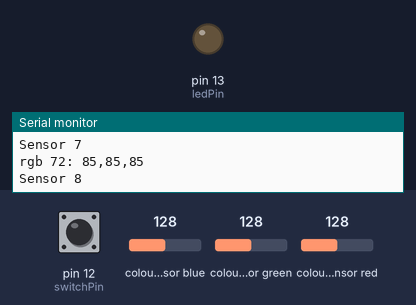
The sketch below on a simulated Arduino Uno, built with avr-gcc and run on an emulated ATmega328P. Parts: output pins drawn as LEDs (lit = HIGH), the last lines printed to the serial monitor. The inputs (shaded band) are chosen by the test bench; at power-on: pin 12 (switchPin) LOW, colour sensor blue 128, colour sensor green 128, colour sensor red 128. Pins used as bus, display or sensor lines are not drawn.

Above: at 1.2 s.
1.3 s: pin 12 (switchPin) pulled HIGH for 0.15 s
At 1.43 s:
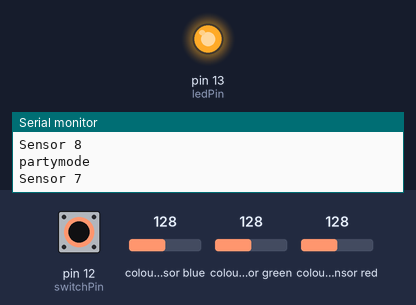
3.0 s: pin 12 (switchPin) pulled HIGH for 3.2 s
At 7.5 s:
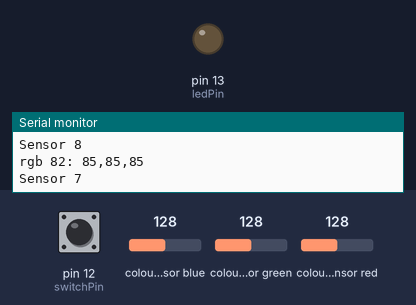
7.8 s: pin 12 (switchPin) pulsed HIGH 5 times (0.12 s each, 0.3 s apart)
At 8.51 s:
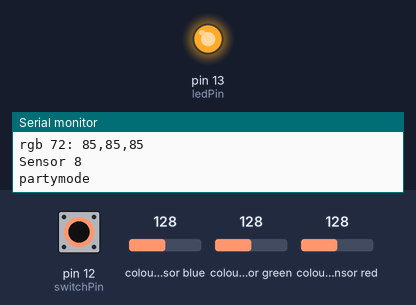
Timing chart, 0 to 10.8 s (numbered marks = the images above; inputs shaded):
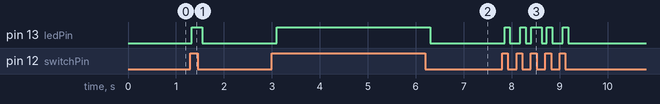

The sketch:

two_rgb.ino
```cpp
#include <Wire.h>
#include "Adafruit_TCS34725.h"

/* Example code for the Adafruit TCS34725 breakout library */

/* Connect SCL    to analog 5
   Connect SDA    to analog 4
   Connect 3v3    to digital 7 or 8
   Connect GROUND to common ground */

int sensorA = 7;  // digital pin 7 powers sensor A
int sensorB = 8;  // digital pin 8 powers sensor B

const int switchPin = 12;
const int ledPin = 13;

int switchState = 0;

void setup(void) {
  Serial.begin(9600);
  pinMode(sensorA, OUTPUT);  // set pin to power sensorA
  pinMode(sensorB, OUTPUT);  // set pin to power sensorB

  pinMode(ledPin, OUTPUT);
  pinMode(switchPin, INPUT);

  digitalWrite(sensorA, HIGH);
}

void loop(void) {
  loopSensor(sensorA);
  loopSensor(sensorB);
}

void loopSensor(int pin) {
    Serial.print("Sensor "); Serial.print(pin); Serial.println("");
    digitalWrite(pin, HIGH);
    Adafruit_TCS34725 tcs = Adafruit_TCS34725(TCS34725_INTEGRATIONTIME_700MS, TCS34725_GAIN_1X);

    for(int j = 0; j < 3; j++){
      sensorON(tcs, pin, j);
      // delay(1000);
    }

    digitalWrite(pin, LOW);
}

bool checkSwitch() {
    switchState = digitalRead(switchPin);
    digitalWrite( ledPin, switchState );
    return switchState == HIGH;
}

// create function to call the sensor depending on the pin desired
void sensorON(Adafruit_TCS34725 tcs, int pin, int index){
  uint16_t clear, red, green, blue;

  delay(60);  // takes 50ms to read

  tcs.getRawData(&red, &green, &blue, &clear);

  // Figure out some basic hex code for visualization
  uint32_t sum = clear;
  float r, g, b;
  r = red; r /= sum;
  g = green; g /= sum;
  b = blue; b /= sum;
  r *= 256; g *= 256; b *= 256;

  if( checkSwitch() ) {
      Serial.println("partymode");
  } else if(index == 2) {
      Serial.print("rgb ");Serial.print(pin);Serial.print(index);Serial.print(": ");
      Serial.print((int)r);Serial.print(",");
      Serial.print((int)g);Serial.print(",");
      Serial.print((int)b);
      Serial.println();
  }

}
```

Measured:
- after the input at 1.3 s, pin 13 (ledPin): LOW → HIGH at once, → LOW 0.22 s later
- after the input at 3.0 s, pin 13 (ledPin): LOW → HIGH after 0.10 s, → LOW 3.2 s later
- after the input at 7.8 s, pin 13 (ledPin): LOW → HIGH after 0.05 s, → LOW 0.11 s later, → HIGH 0.22 s later, → LOW 0.11 s later, … (10 changes in this stretch)
